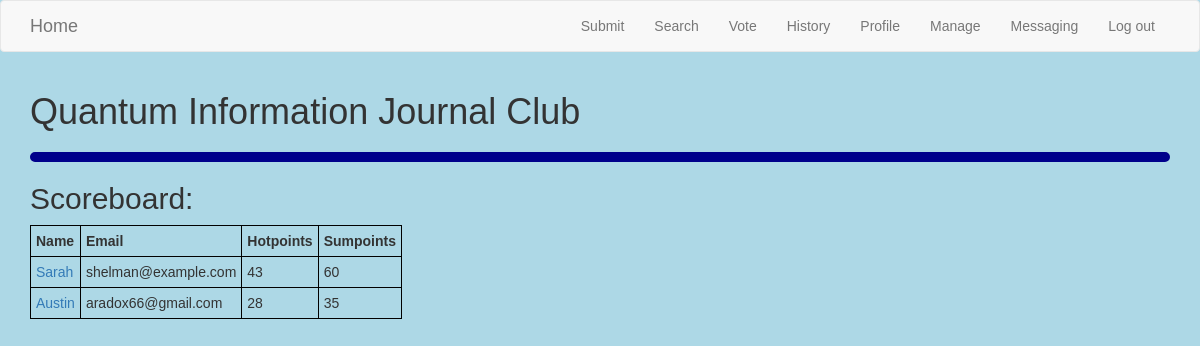
Before: /index (signed in) with the older database file.
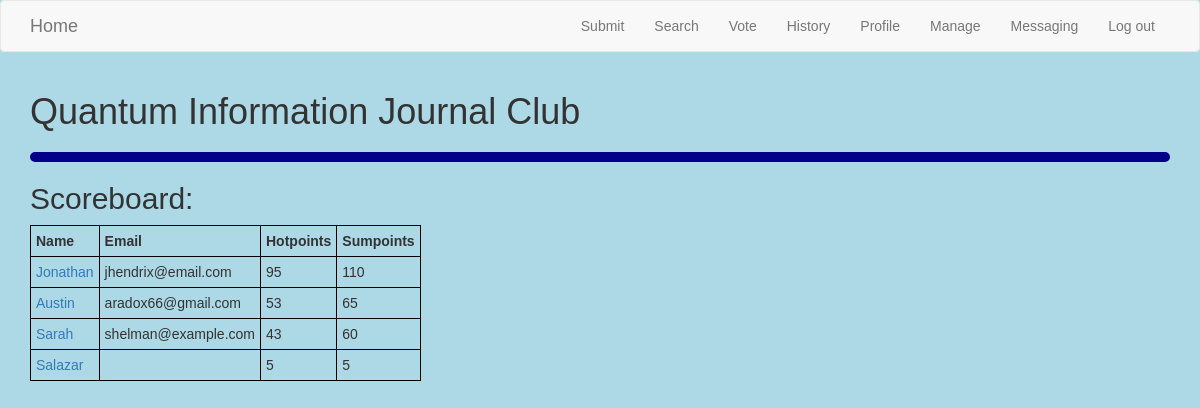
After: the same page with the newer database file.
### app/models.py (models this page shows, shortened)
class User(UserMixin, db.Model):
    id = db.Column(db.Integer, primary_key=True)
    username = db.Column(db.String(64), index=True, unique=True)
    firstname = db.Column(db.String(64))
    lastname = db.Column(db.String(64))
    email = db.Column(db.String(120), index=True, unique=True)
    password_hash = db.Column(db.String(128))
    admin = db.Column(db.Boolean, default=False)
    password_hold = db.Column(db.String(128))
    retired = db.Column(db.Boolean, default=False)
    hp = db.Column(db.Integer, default=0)
    def sumpoints(self):
        sp = 0
        sp += 5 * len(self.subs)
        sp += 10 * len(self.vols)
        return sp
    def hotpoints(self):
        hp = 0
        def calc(which):
            nonlocal hp
            for p in list(Paper.query.filter(which[0] == self)
                          .filter(getattr(Paper, which[1])
                                 >= (datetime.now()
                                     - timedelta(weeks=7))).all()):
                if getattr(p, which[1]):
                    lag = datetime.now().date() - getattr(p, which[1])
                    lag = lag.days/7
                    hp += 5 * ((3/4)**(lag))
        calc([Paper.subber, 'timestamp'])
        calc([Paper.volunteer, 'voted'])
        hp = int(hp)
        return hp

class Paper(db.Model):
    id = db.Column(db.Integer, primary_key=True)
    title = db.Column(db.String(140))
    timestamp = db.Column(db.Date, index=True, default=datetime.utcnow)
    link = db.Column(db.String(140))
    abstract = db.Column(db.String(512))
    authors = db.Column(db.String(256))
    voted = db.Column(db.Date)
    score_n = db.Column(db.Integer)
    score_d = db.Column(db.Integer)
    comment = db.Column(db.String(256))
    subber_id = db.Column(db.Integer, db.ForeignKey('user.id'))
    volunteer_id = db.Column(db.Integer, db.ForeignKey('user.id'))
    subber = db.relationship('User', backref='subs',
                             foreign_keys=[subber_id])
    volunteer = db.relationship('User', backref='vols',
                             foreign_keys=[volunteer_id])

### app/main/routes.py (the view)
@bp.route('/')
@bp.route('/index')
@login_required
def index():
    for user in User.query.all():
        if user.hp != user.hotpoints():
            user.hp = user.hotpoints()
            db.session.commit()
    users = User.query.order_by(User.hp.desc()).all()
    return render_template('main/index.html', users=users)

### app/models.py (called while the page is built)
@login.user_loader
def load_user(id):
    return User.query.get(int(id))

### app/templates/main/index.html
{% extends 'base.html' %}
{% block app_content %}
<h1>Quantum Information Journal Club</h1>
<hr>
<h2>Scoreboard:</h2>
<table>
  <tr>
    <th>Name</th>
    <th>Email</th>
    <th>Hotpoints</th>
    <th>Sumpoints</th>
  </tr>
  {% for user in users %}
  <tr>
    <td><a href="{{ url_for('main.user', username=user.username) }}">{{ user.firstname }}</a></th>
    <td>{{ user.email }}</th>
    <td>{{ user.hotpoints() }}</th>
    <td>{{ user.sumpoints() }}</th>
  </tr>
  {% endfor %}
</table>
{% endblock %}

### app/templates/base.html (shortened to what this page needs)
{% extends 'bootstrap/base.html' %}
{% block head %}
{{ super() }}
{% endblock %}
{% block navbar %}
<nav class='navbar navbar-default'>
  <div class='container'>
    <div class='navbar-header'>
      <a class='navbar-brand' href="{{ url_for('main.index') }}">Home</a>
    </div>
    <div class='collapse navbar-collapse'>
      <ul class='nav navbar-nav navbar-right'>
	{% if not current_user.is_anonymous %}
	<li class='nav-item'><a href="{{ url_for('main.submit') }}">Submit</a></li>
	<li><a href="{{ url_for('main.search') }}">Search</a></li>
	<li><a href="{{ url_for('main.vote') }}">Vote</a></li>
	<li><a href="{{ url_for('main.history') }}">History</a></li>
	<li><a href="{{ url_for('main.user', username=current_user.username) }}">Profile</a></li>
	{% if current_user.admin %}
	<li><a href="{{ url_for('auth.manage') }}">Manage</a></li>
	{% endif %}
	<li><a href="{{ url_for('main.message') }}">Messaging</a></li>
	<li><a href="{{ url_for('auth.logout') }}">Log out</a></li>
	{% endif %}
      </ul>
    </div>
  </div>
</nav>
{% endblock %}
{% block content %}
<div class='container'>
    {% block app_content %}{% endblock %}
</div>
{% endblock %}
{% block styles %}
{{super()}}
<link rel='stylesheet' type='text/css' href='{{ url_for('static', filename='style.css') }}'>
{% endblock %}

### app/static/style.css (style rules this page uses)
body { background-color: lightblue; font-family: arial; }
hr { border: 5px solid darkblue; border-radius: 5px; }
table, th, td { border: 1px solid black; border-collapse: collapse; border-spacing: 0; padding: 5px; text-align: left; }

Changed rows visible on the page:
added User: firstname "Jonathan", email "jhendrix@email.com", hotpoints "95", sumpoints "110"
changed User "Austin": hotpoints "28" → "53"; sumpoints "35" → "65"; moves up the list
added User: firstname "Salazar", hotpoints "5", sumpoints "5"
